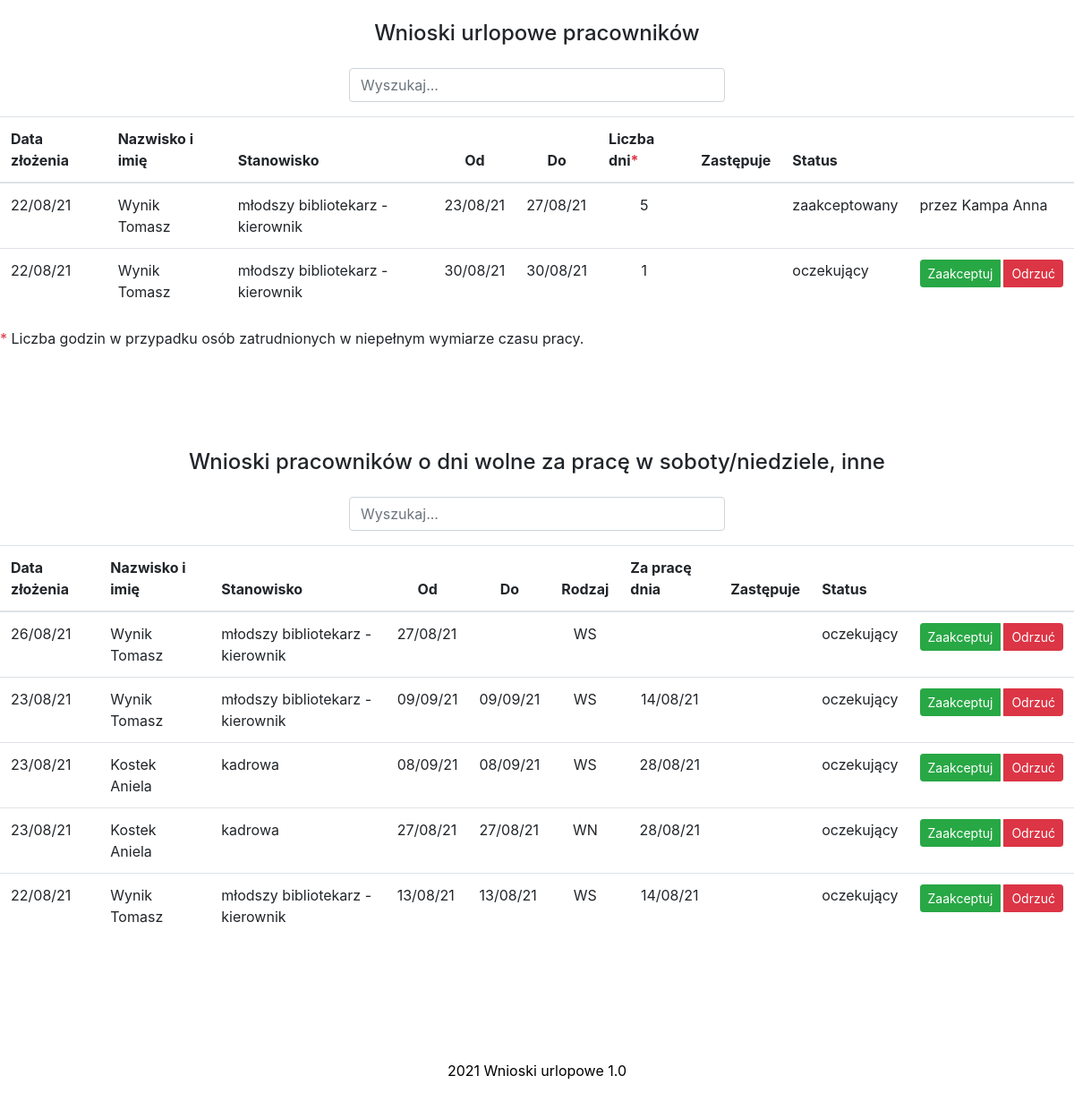
The app's page /employees_requests (signed in, lower part), older data.
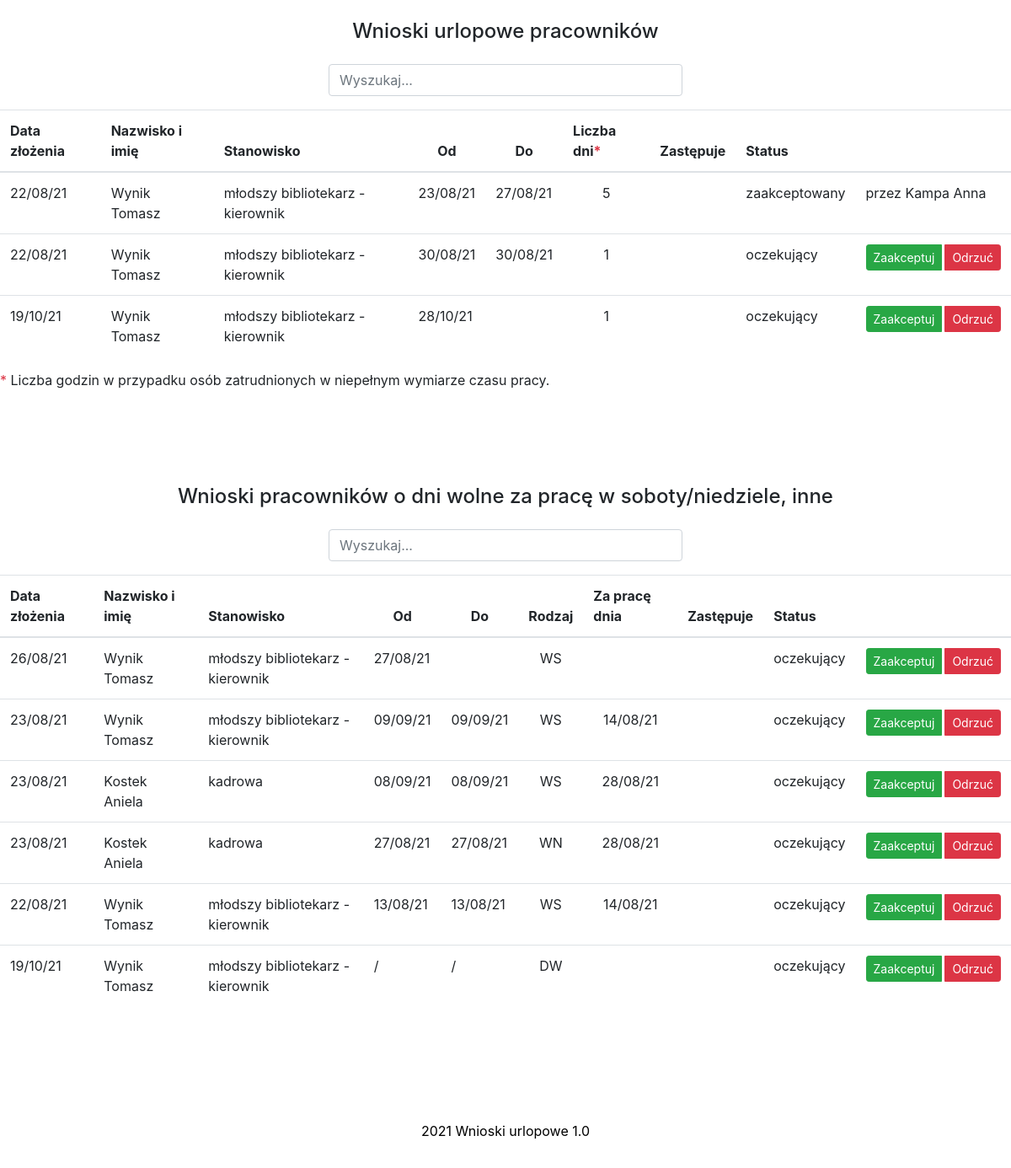
The same page, newer data.
### main.py (models this page shows, shortened)
class Request(db.Model):
    __tablename__ = "requests"
    id = db.Column(db.Integer, primary_key=True)
    author_id = db.Column(db.Integer, db.ForeignKey("employees.id"))
    author = relationship("Employee", back_populates="requests")
    type = db.Column(db.String(250), nullable=False)
    work_date = db.Column(db.String(250))
    send_date = db.Column(db.String(250), nullable=False)
    start_date = db.Column(db.String(250), nullable=False)
    end_date = db.Column(db.String(250))
    days = db.Column(db.Integer)
    status = db.Column(db.String(15))
    substitute = db.Column(db.String(50), nullable=True)
    send_to_person = db.Column(db.String(50))
    signed_by = db.Column(db.String(50))

class Employee(UserMixin, db.Model):
    __tablename__ = "employees"
    id = db.Column(db.Integer, primary_key=True)
    name = db.Column(db.String(50), unique=False, nullable=False)
    login = db.Column(db.String(10), unique=True, nullable=False)
    password = db.Column(db.String(100))
    position = db.Column(db.String(50), unique=False)
    position_info = db.Column(db.String(20))
    work_place = db.Column(db.String)
    is_manager = db.Column(db.String(3), nullable=False)
    is_topmanager = db.Column(db.String(3), nullable=False)
    work_time = db.Column(db.Float, unique=False, nullable=False)
    email = db.Column(db.String)
    days_off = db.Column(db.Integer, nullable=False)
    annual_days_off = db.Column(db.Integer)
    contract_end = db.Column(db.String)
    requests = relationship("Request", back_populates="author")
    sickleaves = relationship("SickLeave", back_populates="person")
    manager_id = db.Column(db.Integer, db.ForeignKey("employees.id"))
    manager = relationship("Employee", backref='subordinates', remote_side="Employee.id")
    today_note = db.Column(db.String(20))
    additional_info = db.Column(db.String)

### main.py (the view)
@app.route("/employees_requests")
@login_required
def employees_requests():
    employee_to_search = Employee.query.get(current_user.id)
    employees_requests_received = db.session.query(Request).filter(
        Request.send_to_person == employee_to_search.name).filter(Request.status == "oczekujący")
    employees_requests_others = db.session.query(Request).filter(
        (Request.type == 'WS') | (Request.type == 'WN') | (Request.type == "DW")).order_by(
        desc(Request.send_date)).all()
    employees_requests_holiday = db.session.query(Request).filter(Request.type == "W").order_by(
        desc(Request.send_date)).all()
    request_list = len(employees_requests_received.all())
    return render_template("employees_requests.html", employees_requests_received=employees_requests_received,
                           employees_requests_holiday=employees_requests_holiday,
                           employees_requests_others=employees_requests_others, request_list=request_list)

### main.py (called while the page is built)
@login_manager.user_loader
def load_user(employee_id):
    return Employee.query.get(int(employee_id))

### templates/employees_requests.html (shortened to what the changed rows need)
{% include 'header.html' %}
<main>
<section class="page-section" id="holiday">
    <div class="requests" >
        <div class="main-table">
        <table class="table js-serial table-responsive ">
            <thead>
            <tr>
                <th scope="col">Data złożenia</th>
                <th scope="col">Nazwisko i imię</th>
                <th scope="col">Stanowisko</th>
                <th class="text-center" scope="col">Od</th>
                <th class="text-center" scope="col">Do</th>
                <th scope="col">Liczba dni<span class="text-danger">*</span></th>
                <th scope="col">Zastępuje</th>
                <th scope="col">Status</th>
                <th scope="col"></th>
            </tr>
            </thead>
            {% if not current_user.is_topmanager %}
            <tbody class="myTable" id="myTable">
            {% for request in employees_requests_holiday %}
            {% if request.author.manager.name == current_user.name%}
            <tr>
                <td>{{request.send_date}}</td>
                <td>{{request.author.name}}</td>
                <td>{{request.author.position}}</td>
                <td>{{request.start_date}}</td>
                <td>{{request.end_date}}</td>
                <td class="text-center">{{request.days}}</td>
                <td>{{request.substitute}}</td>
                <td>{{request.status}}</td>
                {% if request.status=="oczekujący" %}
                <td>
                    <div class="btn-group btn-group-sm">
                        <a href="{{url_for('accept_request', manager_id=current_user.id, request_id=request.id)}}" role="button" class="btn btn-success mr-1  ">Zaakceptuj</a>
                        <a href="{{url_for('reject_request', manager_id=current_user.id, request_id=request.id)}}" role="button" class="btn btn-danger">Odrzuć</a>
                    </div>
                </td>
                {%else%}
                 <td>przez {{request.signed_by}}</td>
                {% endif %}
            </tr>
            {% endif %}
            {% endfor %}
            </tbody>
            {%else%}
                 <tbody class="myTable" id="myTable3">
            {% for request in employees_requests_holiday %}
            {% if request.author.name != current_user.name %}
            {% if request.author.manager_id==current_user.id %}
            <tr>
                <td>{{request.send_date}}</td>
                <td>{{request.author.name}}</td>
                <td>{{request.author.position}}</td>
                <td>{{request.start_date}}</td>
                <td>{{request.end_date}}</td>
                <td class="text-center">{{request.days}}</td>
                <td>{{request.substitute}}</td>
                <td>{{request.status}}</td>
                {% if request.status=="oczekujący" %}
                <td>
                    <div class="btn-group btn-group-sm">
                        <a href="{{url_for('accept_request', manager_id=current_user.id, request_id=request.id)}}" role="button" class="btn btn-success mr-1  ">Zaakceptuj</a>
                        <a href="{{url_for('reject_request', manager_id=current_user.id, request_id=request.id)}}" role="button" class="btn btn-danger">Odrzuć</a>
                    </div>
                </td>
                {%else%}
                 <td>przez {{request.signed_by}}</td>
                {% endif %}
            </tr>
            {% endif%}
            {% endif%}
            {% endfor %}
            </tbody>
            {%endif%}
        </table>
            </div>
        </div>
    </section>
<section class="page-section" id="saturday">
    <div class="requests" >
        <div class="main-table">
        <table class="table js-serial table-responsive">
            <thead>
            <tr>
                <th scope="col">Data złożenia</th>
                <th scope="col">Nazwisko i imię</th>
                <th scope="col">Stanowisko</th>
                <th class="text-center" scope="col">Od</th>
                <th class="text-center" scope="col">Do</th>
                <th scope="col">Rodzaj</th>
                <th scope="col">Za pracę dnia</th>
                <th scope="col">Zastępuje</th>
                <th scope="col">Status</th>
                <th scope="col"></th>
            </tr>
            </thead>
            {% if not current_user.is_topmanager %}
            <tbody class="myTable2" id="myTable2">
            {% for request in employees_requests_others %}
             {% if request.author.manager.name == current_user.name %}
            <tr>
                <td class="search">{{request.send_date}}</td>
                <td>{{request.author.name}}</td>
                <td>{{request.author.position}}</td>
                <td class="search">{{request.start_date}}</td>
                <td class="search">{{request.end_date}}</td>
                <td class="text-center">{{request.type}}</td>
                <td>{{request.work_date}}</td>
                <td>{{request.substitute}}</td>
                <td class="search">{{request.status}}</td>
                {% if request.status=="oczekujący" %}
                <td id="action_others">
                    <div class="btn-group btn-group-sm">
                         <a href="{{url_for('accept_request', manager_id=current_user.id, request_id=request.id)}}" role="button" class="btn btn-success mr-1  ">Zaakceptuj</a>
                        <a href="{{url_for('reject_request', manager_id=current_user.id, request_id=request.id)}}" role="button" class="btn btn-danger">Odrzuć</a>
                    </div>
                </td>
                {% else %}
                <td>przez {{request.signed_by}}</td>
                {% endif %}
            </tr>
            {%endif%}
            {% endfor %}
            </tbody>
            {%else %}
             <tbody class="myTable2" id="myTable4">
            {% for request in employees_requests_others %}
            {% if request.author.name != current_user.name %}
            {% if request.author.manager_id==current_user.id %}
            <tr>
                <td class="search">{{request.send_date}}</td>
                <td >{{request.author.name}}</td>
                <td>{{request.author.position}}</td>
                <td class="search">{{request.start_date}}</td>
                <td class="search">{{request.end_date}}</td>
                <td class="text-center">{{request.type}}</td>
                <td class="text-center">{{request.work_date}}</td>
                <td>{{request.substitute}}</td>
                <td class="search">{{request.status}}</td>
                {% if request.status=="oczekujący" %}
                <td id="action_others1">
                    <div class="btn-group btn-group-sm">
                         <a href="{{url_for('accept_request', manager_id=current_user.id, request_id=request.id)}}" role="button" class="btn btn-success mr-1  ">Zaakceptuj</a>
                        <a href="{{url_for('reject_request', manager_id=current_user.id, request_id=request.id)}}" role="button" class="btn btn-danger">Odrzuć</a>
                    </div>
                </td>
                {% else %}
                <td>przez {{request.signed_by}}</td>
                {% endif %}
            </tr>
            {%endif%}
            {%endif%}
            {% endfor %}
            </tbody>
            {%endif%}
        </table>
            </div>
    </div>
    </section>
    </main>
{% include 'footer.html' %}

Row changes from the older to the newer data that the page shows:
added Request: send_date "19/10/21", author.name "Wynik Tomasz", author.position "młodszy bibliotekarz - kierownik", start_date "28/10/21", days "1", status "oczekujący", shown under "Wnioski urlopowe pracowników"
added Request: send_date "19/10/21", author.name "Wynik Tomasz", author.position "młodszy bibliotekarz - kierownik", start_date "/", end_date "/", type "DW", status "oczekujący", shown under "Wnioski pracowników o dni wolne za pracę w soboty/niedziele, inne"
